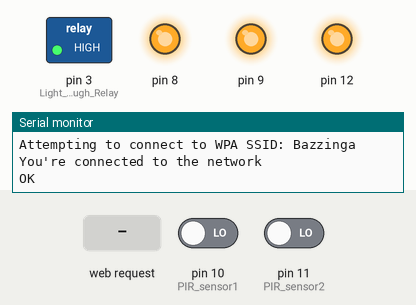
Recording of a sketch running on a simulated Arduino Mega 2560, built with avr-gcc and run on an emulated ATmega2560. Shown: switched loads named in the sketch (green lamp = pin HIGH), output pins drawn as LEDs (lit = HIGH), the last lines printed to the serial monitor. Inputs (shaded band) come from the test bench; at power-on: pin 10 (PIR_sensor1) LOW, pin 11 (PIR_sensor2) LOW. WiFi joins after 1.5 s; servers stay silent unless stated; the modem accepts every AT command (registered, SIM ready, sends succeed) and sends nothing else.

Above: at 3.7 s.
3.8 s: pin 10 (PIR_sensor1) driven HIGH
At 4.5 s:
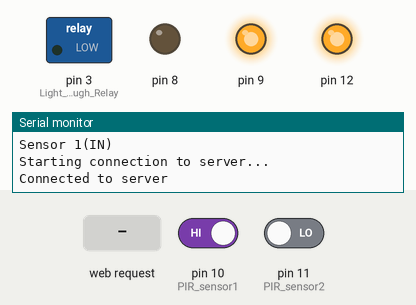
5.3 s: HTTP request GET /?r1=1 received
At 8.13 s:
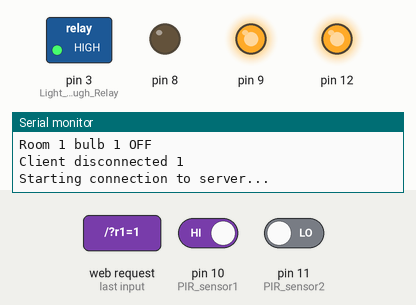
8.3 s: pin 10 (PIR_sensor1) driven LOW and pin 11 (PIR_sensor2) driven HIGH
11.3 s: HTTP request GET /?r1=4 received
At 13.3 s:
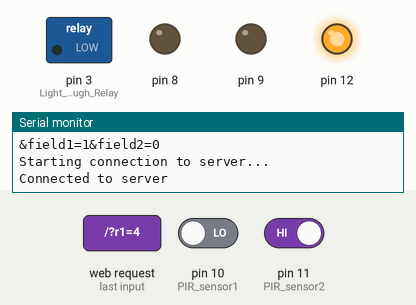
16.9 s: HTTP request GET /?r1=3 received
At 18.6 s:
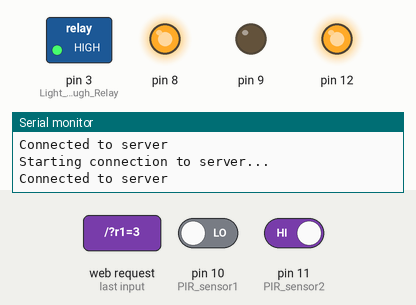
18.9 s: HTTP request GET /?r1=2 received
At 22.3 s:
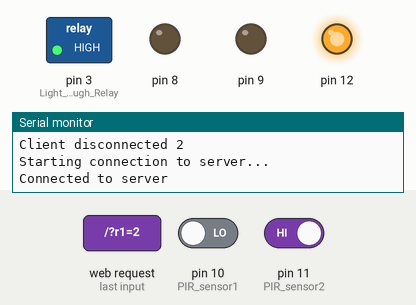
Timing chart, 0 to 22.9 s (numbered marks = the images above; inputs shaded):
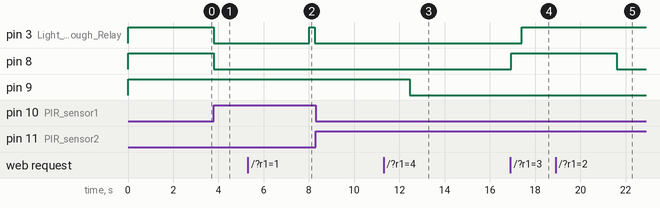

The sketch:

Arduino_code.ino
```cpp
#include "WiFiEsp.h"
// Emulate Serial1 on pins 6/7 if not present
#ifndef HAVE_HWSERIAL1
#include "SoftwareSerial.h"
SoftwareSerial Serial1(6, 7); // RX, TX
#endif
int field_data;
char ssid[] = "Bazzinga";    // your network SSID (name)
char pass[] = "12345678999"; // your network password
int status = WL_IDLE_STATUS; // the Wifi radio's status

char server[] = "api.thingspeak.com";
int counter = 0;

WiFiEspServer server1(80);
WiFiEspClient client;
boolean lock = false;
boolean lock1 = false;
boolean lock2 = true;
void setup()
{
  pinMode(10, INPUT); //PIR sensor1
  pinMode(11, INPUT); //PIR sensor2
  pinMode(3, OUTPUT); //Light through Relay
  pinMode(8, OUTPUT);
  pinMode(9, OUTPUT);
  pinMode(12, OUTPUT);

  digitalWrite(3, 1);
  digitalWrite(8, 1);
  digitalWrite(9, 1);
  digitalWrite(12, 1);

  Serial.begin(9600);

  Serial1.begin(9600);

  WiFi.init(&Serial1);
  WiFi.config(IPAddress(192, 168, 43, 230));

  if (WiFi.status() == WL_NO_SHIELD)
  {
    Serial.println("WiFi shield not present");

    while (true)
      ;
  }

  while (status != WL_CONNECTED)
  {
    Serial.print("Attempting to connect to WPA SSID: ");
    Serial.println(ssid);

    status = WiFi.begin(ssid, pass);
  }

  // you're connected now, so print out the data
  Serial.println("You're connected to the network");

  sendData("AT+CIPMUX=1\r\n", 1000, true); // configure for multiple connections

  server1.begin();
}

void loop()
{
  serverconnect();
  if (lock == true)
  {
    clientconnect(counter, field_data);
    lock = false;
  }
  int data = digitalRead(10);  //PIR outside room
  int data1 = digitalRead(11); //PIR inside room

  if (data == HIGH && lock2 == true)
  {
    lock2 = false;
    Serial.println("Sensor 1(IN)");
    counter++;
    if (counter > 0)
    {
      digitalWrite(8, 0);
      digitalWrite(3, 0);
      clientconnect(counter, 9);
    }
    delay(4000);
    lock2 = true;
  }

  if (data1 == HIGH && lock2 == true && counter > 0)
  {
    lock2 = false;
    Serial.println("Sensor 2(OUT)");
    counter--;
    clientconnect(counter, 8);

    if (counter == 0)
    {
      digitalWrite(8, 1);
      digitalWrite(3, 1);
      clientconnect(counter, 10);
    }
    delay(4000);
    lock2 = true;
  }
}
void clientconnect(int no, int field)
{
  lock1 = true;
  String n = String(no);
  String content;
  if (field == 8)
  {
    content = "&field1=" + n + "&field2=0";
    Serial.println(content);
  }
  if (field == 0)
  {
    content = "&field1=" + n + "&field2=0";
  }
  if (field == 1)
  {
    content = "&field1=" + n + "&field2=1";
  }
  if (field == 2)
  {
    content = "&field1=" + n + "&field3=0";
  }
  if (field == 3)
  {
    content = "&field1=" + n + "&field3=1";
  }
  if (field == 4)
  {
    content = "&field1=" + n + "&field4=0";
  }
  if (field == 5)
  {
    content = "&field1=" + n + "&field4=1";
  }
  if (field == 6)
  {
    content = "&field1=" + n + "&field5=0";
  }
  if (field == 7)
  {
    content = "&field1=" + n + "&field5=1";
  }
  if (field == 9)
  {
    content = "&field1=" + n + "&field2=1&field3=1";
  }
  if (field == 10)
  {
    content = "&field1=" + n + "&field2=0&field3=0";
  }
  Serial.println("Starting connection to server...");

  if (client.connect(server, 80))
  {
    Serial.println("Connected to server");

    client.print("POST /update HTTP/1.1\n");
    client.print("Host: api.thingspeak.com\n");
    client.print("Connection: close\n");
    client.print("X-THINGSPEAKAPIKEY: QYGJ1PANZQPITA5Z\n");
    client.print("Content-Type: application/x-www-form-urlencoded\n");
    client.print("Content-Length: ");
    client.print(content.length());
    client.print("\n\n");
    client.print(content);
  }
  client.stop();
  lock1 = false;
}
void serverconnect()
{
  WiFiEspClient client1 = server1.available();
  String c = "";
  if (lock1 == false)
  {
    if (client1)
    {
      Serial.println("New client");

      while (client1.connected())
      {
        if (client1.available())
        {
          c = client1.readStringUntil(0X0D);
          Serial.println(c);

          if (c.indexOf("/?r1=0") != -1)
          {
            field_data = 0;
            digitalWrite(3, 0);
            Serial.println("Room 1 bulb 1 ON");
          }
          if (c.indexOf("/?r1=1") != -1)
          {
            field_data = 1;
            digitalWrite(3, 1);
            Serial.println("Room 1 bulb 1 OFF");
          }
          if (c.indexOf("/?r1=2") != -1)
          {
            field_data = 2;
            digitalWrite(8, 0);
            Serial.println("Room 1 bulb 2 ON");
          }
          if (c.indexOf("/?r1=3") != -1)
          {
            field_data = 3;
            digitalWrite(8, 1);
            Serial.println("Room 1 bulb 2 OFF");
          }
          if (c.indexOf("/?r1=4") != -1)
          {
            field_data = 4;
            digitalWrite(9, 0);
            Serial.println("Room 2 bulb 1 ON");
          }
          if (c.indexOf("/?r1=5") != -1)
          {
            field_data = 5;
            digitalWrite(9, 1);
            Serial.println("Room 2 bulb 1 OFF");
          }
          if (c.indexOf("/?r1=6") != -1)
          {
            field_data = 6;
            digitalWrite(12, 0);
            Serial.println("Room 2 bulb 2 ON");
          }
          if (c.indexOf("/?r1=7") != -1)
          {
            field_data = 7;
            digitalWrite(12, 1);
            Serial.println("Room 2 bulb 2 OFF");
          }
          client1.print(
              "HTTP/1.1 200 OK\r\n"
              "Content-Type: text/html\r\n"
              "Connection: close\r\n" // the connection will be closed after completion of the response
              "\r\n");
          break;
        }
      }

      delay(10);

      client1.stop();
      Serial.println("Client disconnected " + String(field_data));
      lock = true;
    }
  }
}
String sendData(String command, const int timeout, boolean debug)
{
  String response = "";

  Serial1.print(command); // send the read character to the esp8266

  long int time = millis();

  while ((time + timeout) > millis())
  {
    while (Serial1.available())
    {

      // The esp has data so display its output to the serial window
      char c = Serial1.read(); // read the next character.
      response += c;
    }
  }

  if (debug)
  {
    Serial.print(response);
  }

  return response;
}
```

Measured:
- after the input at 3.8 s, pin 3 (Light_through_Relay), pin 8: HIGH → LOW at once
- after the input at 5.3 s, pin 3 (Light_through_Relay): LOW → HIGH after 2.7 s, → LOW 0.25 s later
- after the input at 11.3 s, pin 3 (Light_through_Relay), pin 8: stays LOW (without the input it goes to HIGH after 5.6 s); pin 9: HIGH → LOW after 1.2 s
- after the input at 16.9 s, pin 3 (Light_through_Relay): LOW → HIGH after 0.51 s instead of 0.24 s
- after the input at 18.9 s, pin 8: HIGH → LOW after 2.7 s
